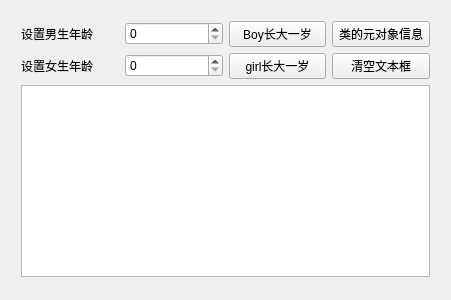
<?xml version="1.0" encoding="UTF-8"?>
<ui version="4.0">
 <class>Widget</class>
 <widget class="QWidget" name="Widget">
  <property name="geometry">
   <rect>
    <x>0</x>
    <y>0</y>
    <width>451</width>
    <height>300</height>
   </rect>
  </property>
  <property name="windowTitle">
   <string>Widget</string>
  </property>
  <widget class="QWidget" name="">
   <property name="geometry">
    <rect>
     <x>10</x>
     <y>10</y>
     <width>431</width>
     <height>278</height>
    </rect>
   </property>
   <layout class="QVBoxLayout" name="verticalLayout">
    <item>
     <layout class="QGridLayout" name="gridLayout">
      <item row="0" column="3">
       <widget class="QPushButton" name="btnClassInfo">
        <property name="text">
         <string>类的元对象信息</string>
        </property>
       </widget>
      </item>
      <item row="1" column="3">
       <widget class="QPushButton" name="btnClear">
        <property name="text">
         <string>清空文本框</string>
        </property>
       </widget>
      </item>
      <item row="1" column="2">
       <widget class="QPushButton" name="btnGirlInc">
        <property name="text">
         <string>girl长大一岁</string>
        </property>
       </widget>
      </item>
      <item row="0" column="1">
       <widget class="QSpinBox" name="spinBoy"/>
      </item>
      <item row="0" column="0">
       <widget class="QLabel" name="label">
        <property name="text">
         <string>设置男生年龄</string>
        </property>
       </widget>
      </item>
      <item row="0" column="2">
       <widget class="QPushButton" name="btnBoyInc">
        <property name="text">
         <string>Boy长大一岁</string>
        </property>
       </widget>
      </item>
      <item row="1" column="0">
       <widget class="QLabel" name="label_2">
        <property name="text">
         <string>设置女生年龄</string>
        </property>
       </widget>
      </item>
      <item row="1" column="1">
       <widget class="QSpinBox" name="spinGirl"/>
      </item>
     </layout>
    </item>
    <item>
     <widget class="QPlainTextEdit" name="textEdit"/>
    </item>
   </layout>
  </widget>
 </widget>
 <layoutdefault spacing="6" margin="11"/>
 <resources/>
 <connections/>
</ui>
